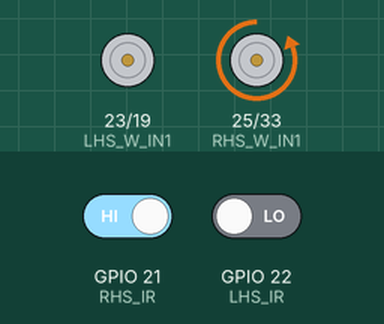
Bench run of a program on a simulated ESP32. Parts: motor-driver pin pairs drawn as motors (green arrow = first pin HIGH = forward, orange = second pin HIGH = backward, longer = more drive). The inputs (shaded band) are chosen by the test bench; at power-on: GPIO 21 (RHS_IR) HIGH, GPIO 22 (LHS_IR) LOW.

Above: at 1.2 s.
1.3 s: GPIO 21 (RHS_IR) driven LOW
At 2.1 s:
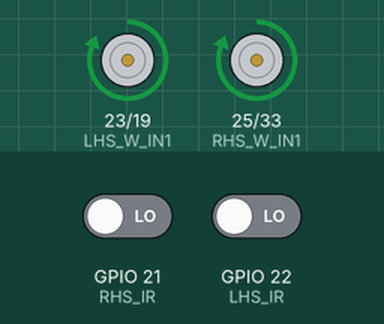
2.8 s: GPIO 22 (LHS_IR) driven HIGH
At 3.3 s:
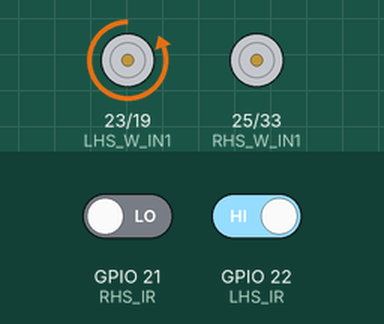
4.3 s: GPIO 21 (RHS_IR) driven HIGH
At 5.5 s:
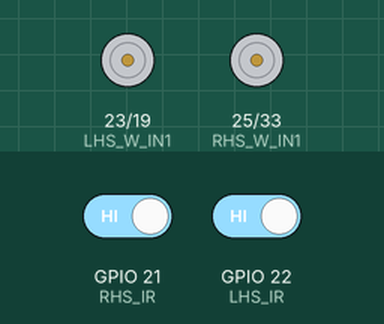
5.8 s: GPIO 22 (LHS_IR) driven LOW
At 6.8 s:
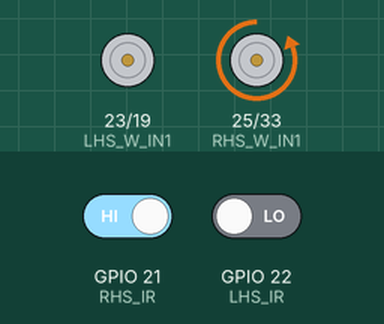
Timing chart, 0 to 8.3 s (numbered marks = the images above; inputs shaded):
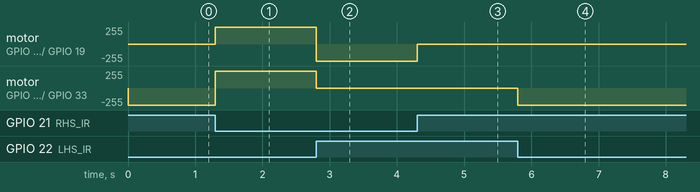

The program:

main.cpp
```cpp
#include <Arduino.h>
// /*
//  * Copyright (C) 2015 Southern Storm Software, Pty Ltd.
//  *
//  * Permission is hereby granted, free of charge, to any person obtaining a
//  * copy of this software and associated documentation files (the "Software"),
//  * to deal in the Software without restriction, including without limitation
//  * the rights to use, copy, modify, merge, publish, distribute, sublicense,
//  * and/or sell copies of the Software, and to permit persons to whom the
//  * Software is furnished to do so, subject to the following conditions:
//  *
//  * The above copyright notice and this permission notice shall be included
//  * in all copies or substantial portions of the Software.
//  *
//  * THE SOFTWARE IS PROVIDED "AS IS", WITHOUT WARRANTY OF ANY KIND, EXPRESS
//  * OR IMPLIED, INCLUDING BUT NOT LIMITED TO THE WARRANTIES OF MERCHANTABILITY,
//  * FITNESS FOR A PARTICULAR PURPOSE AND NONINFRINGEMENT. IN NO EVENT SHALL THE
//  * AUTHORS OR COPYRIGHT HOLDERS BE LIABLE FOR ANY CLAIM, DAMAGES OR OTHER
//  * LIABILITY, WHETHER IN AN ACTION OF CONTRACT, TORT OR OTHERWISE, ARISING
//  * FROM, OUT OF OR IN CONNECTION WITH THE SOFTWARE OR THE USE OR OTHER
//  * DEALINGS IN THE SOFTWARE.
//  */
// /*
// This example explains basic AES128 implementation.
// In Arduino serial monitor text appears to be non readable characters, but if you use any other serial terminals you can see the hex values
// Example contributor: Aswin
// */

// #include <Crypto.h>
// #include <AES.h>
// #include <string.h>

// //key[16] cotain 16 byte key(128 bit) for encryption
// byte key[16]={0x00, 0x01, 0x02, 0x03, 0x04, 0x05, 0x06, 0x07,0x08, 0x09, 0x0A, 0x0B, 0x0C, 0x0D, 0x0E, 0x0F};
// //plaintext[16] contain the text we need to encrypt
// byte plaintext[16]={0x00, 0x11, 0x22, 0x33, 0x44, 0x55, 0x66, 0x77,0x88, 0x99, 0xAA, 0xBB, 0xCC, 0xDD, 0xEE, 0xFF};
// //cypher[16] stores the encrypted text
// byte cypher[16];
// //decryptedtext[16] stores decrypted text after decryption
// byte decryptedtext[16];
// //creating an object of AES128 class
// AES128 aes128;


// void setup() {
//   Serial.begin(9600);
//   aes128.setKey(key,16);// Setting Key for AES

//   Serial.print("Before Encryption:");
//   for(int i=0; i<sizeof(plaintext); i++){
//     Serial.write(plaintext[i]);
//    }

//   aes128.encryptBlock(cypher,plaintext);//cypher->output block and plaintext->input block
//   Serial.println();
//   Serial.print("After Encryption:");
//   for(int j=0;j<sizeof(cypher);j++){
//       Serial.write(cypher[j]);
//     }

//    aes128.decryptBlock(decryptedtext,cypher);

//   Serial.println();
//   Serial.print("After Dencryption:");
//   for(int i=0; i<sizeof(decryptedtext); i++){
//     Serial.write(decryptedtext[i]);
//    }

// }

// void loop() {
//   // put your main code here, to run repeatedly:

// }


// // https://github.com/un0038998/LineFollowerRobot/blob/main/LineFollowerRobot/LineFollowerRobot.ino


#define LHS_IR 22
#define RHS_IR 21

#define LHS_W_IN1 23
#define LHS_W_IN2 19

#define RHS_W_IN1 25
#define RHS_W_IN2 33

void setup() {
  // put your setup code here, to run once:
  Serial.begin(115200);
  pinMode(LHS_IR,INPUT);
  pinMode(RHS_IR,INPUT);

  pinMode(LHS_W_IN1, OUTPUT);
  pinMode(LHS_W_IN2, OUTPUT);

  pinMode(RHS_W_IN1, OUTPUT);
  pinMode(RHS_W_IN2, OUTPUT);
}

void loop() {
  // put your main code here, to run repeatedly:
  int LHS_IR_VAL = digitalRead(LHS_IR);
  int RHS_IR_VAL = digitalRead(RHS_IR);

 if (RHS_IR_VAL == LOW && LHS_IR_VAL == LOW)
  {
    digitalWrite(RHS_W_IN1, HIGH);
    digitalWrite(RHS_W_IN2, LOW);
    digitalWrite(LHS_W_IN1, HIGH );
    digitalWrite(LHS_W_IN2, LOW );
  }
  //If right sensor detects black line, then turn right
  else if (RHS_IR_VAL == HIGH && LHS_IR_VAL == LOW )
  {
    digitalWrite(RHS_W_IN1, LOW);
    digitalWrite(RHS_W_IN2, HIGH);
    digitalWrite(LHS_W_IN1, LOW );
    digitalWrite(LHS_W_IN2, LOW );
  }
  //If left sensor detects black line, then turn left
  else if (RHS_IR_VAL == LOW && LHS_IR_VAL == HIGH )
  {
    digitalWrite(RHS_W_IN1, LOW);
    digitalWrite(RHS_W_IN2, LOW);
    digitalWrite(LHS_W_IN1, LOW );
    digitalWrite(LHS_W_IN2, HIGH );
  }
  //If both the sensors detect black line, then stop
  else
  {
    digitalWrite(RHS_W_IN1, LOW);
    digitalWrite(RHS_W_IN2, LOW);
    digitalWrite(LHS_W_IN1, LOW );
    digitalWrite(LHS_W_IN2, LOW );
  }
}
```

Measured:
- after the input at 1.3 s, motor on GPIO 23 (LHS_W_IN1) / GPIO 19 (LHS_W_IN2): stopped → forward 255/255 at once; motor on GPIO 25 (RHS_W_IN1) / GPIO 33 (RHS_W_IN2): backward 255/255 → forward 255/255 at once
- after the input at 2.8 s, motor on GPIO 23 (LHS_W_IN1) / GPIO 19 (LHS_W_IN2): forward 255/255 → backward 255/255 at once; motor on GPIO 25 (RHS_W_IN1) / GPIO 33 (RHS_W_IN2): forward 255/255 → stopped at once
- after the input at 4.3 s, motor on GPIO 23 (LHS_W_IN1) / GPIO 19 (LHS_W_IN2): backward 255/255 → stopped at once
- after the input at 5.8 s, motor on GPIO 25 (RHS_W_IN1) / GPIO 33 (RHS_W_IN2): stopped → backward 255/255 at once
